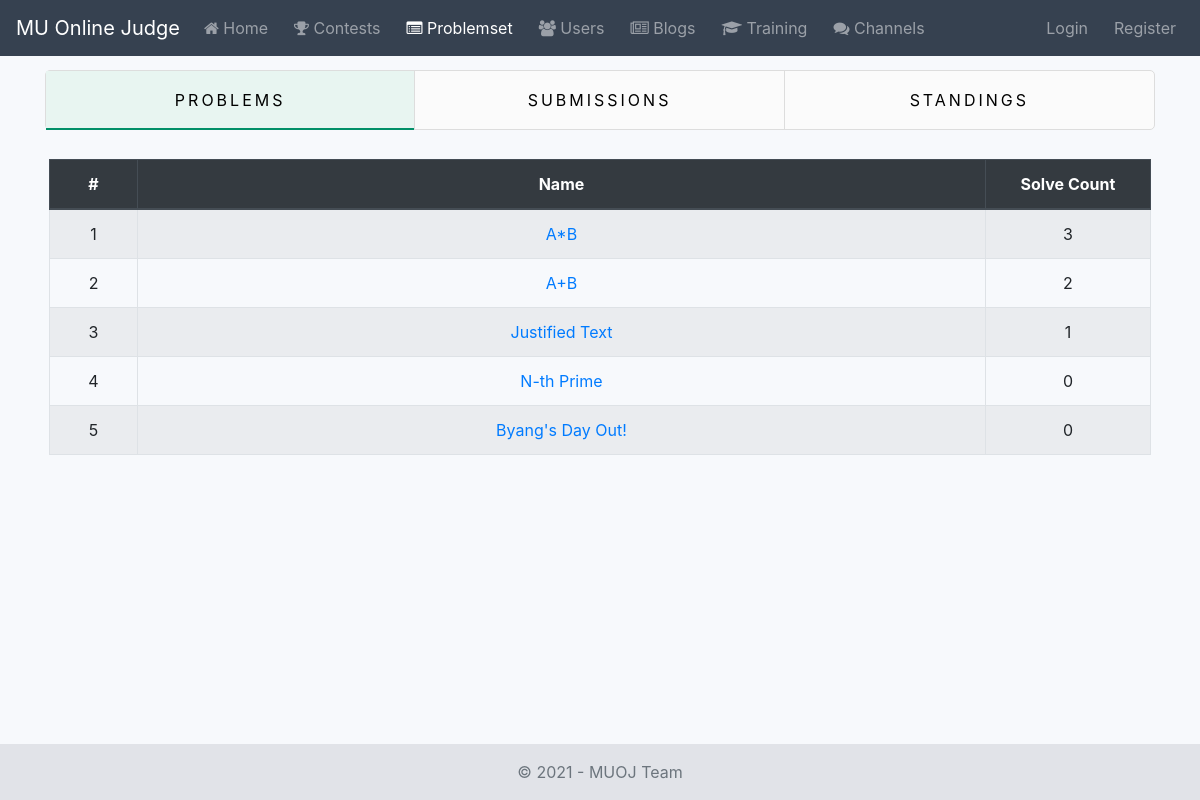
Screenshot of /problemset/problems/ with the database file from the repository.
### problemset/models.py (models this page shows, shortened)
class Problem(AbstractBaseModel):
    name = models.CharField(verbose_name=_('Name'), max_length=100)
    statement = RichTextField(verbose_name=_('Statement'))
    input_section = RichTextField(verbose_name=_('Input Section'))
    output_section = RichTextField(verbose_name=_('Output Section'))
    editorial = RichTextField(verbose_name=_('Editorial'))
    solution = models.FileField(verbose_name=_('Solution'))
    solution_language = models.ForeignKey(verbose_name=_('Language'), to=Language, on_delete=models.CASCADE)
    author = models.ForeignKey(to=User, on_delete=models.SET_NULL, null=True)
    is_protected = models.BooleanField(verbose_name=_('Is Protected'), default=0)
    time_limit = models.IntegerField(verbose_name=_('Time Limit'), default=1)
    memory_limit = models.PositiveIntegerField(verbose_name=_('Memory Limit'), default=256)
    objects = ProblemManager()
    class Meta:
        verbose_name = _('Problem')
        verbose_name_plural = _('Problems')
        ordering = ['-id']

### problemset/views.py (the view)
# urls.py: path('problems/', ProblemListView.as_view(), name='problem-list'),
class ProblemListView(ListView):
    model = Problem
    context_object_name = 'problems'
    template_name = 'problemset/problem_list.html'
    def get_queryset(self):
        current_user = self.request.user if self.request.user.is_authenticated else None
        return Problem.objects.exclude(is_protected=True).annotate(
            solve_count=Count(
                'submissions__user',
                filter=Q(submissions__status='AC'),
                distinct=True
            ),
            is_solved=Count(
                'submissions__user',
                filter=Q(submissions__status='AC', submissions__user=current_user)
            )
        ).order_by('-solve_count')
    def get_context_data(self, **kwargs):
        context = super().get_context_data(**kwargs)
        context.update({
            'problemset_nav': 'active',
            'problemset_problems_tab': 'active'
        })
        return context

### problemset/templates/problemset/problem_list.html (shortened to what this page needs)
{% extends 'problemset/base.html' %}
{% block content %}
    {% include 'problemset/snippets/list_tabs.html' %}
    <div class="table-responsive p-1">
        <table id="id_problem_list" class="table text-center table-bordered table-hover table-striped">
            <thead class="thead-dark">
                <tr>
                    <th width="8%"> # </th>
                    <th>
                        Name
                    </th>
                    <th width="15%"> Solve Count </th>
                </tr>
            </thead>
            <tbody class="text-center">
                {% for problem in problems %}
                    <tr>
                        <td> {{ forloop.counter }} </td>
                        <td>
                            <a href="{% url 'problemset:problem-details' problem.id %}">
                                {{ problem.name }}
                            </a>
                        </td>
                        <td> {{ problem.solve_count }} </td>
                    </tr>
                {% endfor %}
            </tbody>
        </table>
    </div>
{% endblock %}

### static_local/core/css/base.css (style rules this page uses)
* { list-style: none; margin: 0; padding: 0; box-sizing: border-box; }
.bg-light-blue { background-color: #f7f9fc; }

### rows the page displays
Problem: name "A*B", solve_count "3"
Problem: name "A+B", solve_count "2"
Problem: name "Justified Text", solve_count "1"
Problem: name "N-th Prime", solve_count "0"
Problem: name "Byang's Day Out!", solve_count "0"
